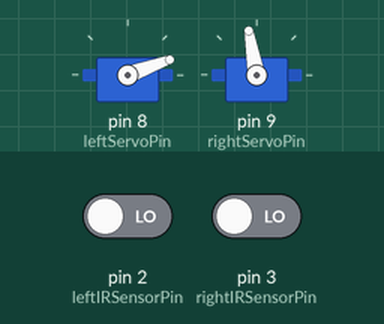
Simulated run of this sketch. Board: Arduino Uno, built with avr-gcc and run on an emulated ATmega328P. Parts: 2 × servo. Inputs (shaded band) come from the test bench; at power-on: pin 2 (leftIRSensorPin) LOW, pin 3 (rightIRSensorPin) LOW.

Above: at 1.2 s.
1.3 s: pin 2 (leftIRSensorPin) driven HIGH
At 2.2 s:
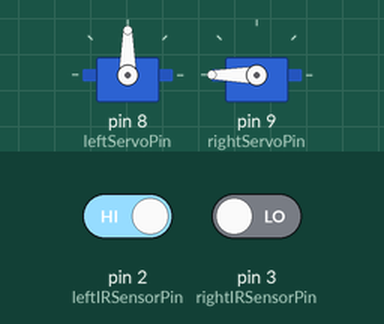
2.8 s: pin 3 (rightIRSensorPin) driven HIGH
At 3.3 s:
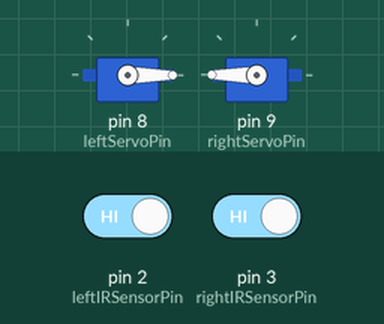
4.3 s: pin 2 (leftIRSensorPin) driven LOW
At 5.5 s:
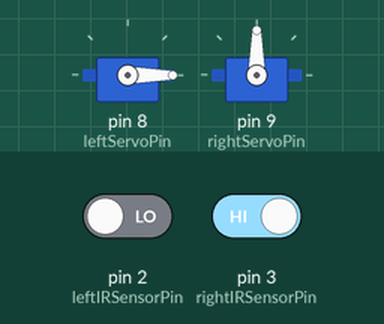
5.8 s: pin 3 (rightIRSensorPin) driven LOW
At 38.4 s:
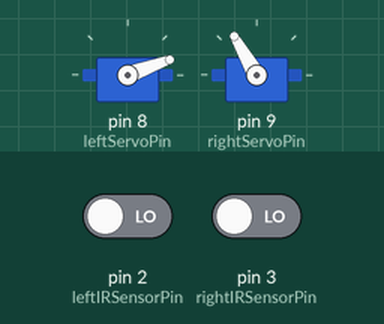
Timing chart, 0 to 52.3 s (numbered marks = the images above; inputs shaded):
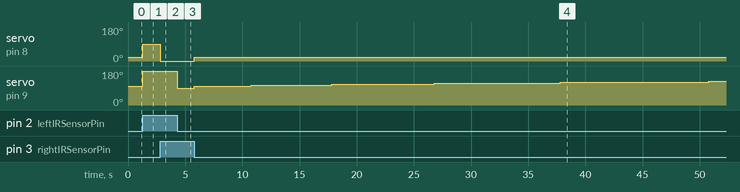

Measured:
- after the input at 1.3 s, servo on pin 8 (leftServoPin): 20° → 90° at once; servo on pin 9 (rightServoPin): 100° → 180° at once
- after the input at 2.8 s, servo on pin 8 (leftServoPin): 90° → 0° at once
- after the input at 4.3 s, servo on pin 9 (rightServoPin): 180° → 90° at once
- after the input at 5.8 s, servo on pin 8 (leftServoPin): 0° → 20° at once; servo on pin 9 (rightServoPin): moves from 90° to 125° over 45.0 s, starting at once

The sketch:

Ejercicio9.2.ino
```cpp
#include <Servo.h>

Servo leftServo;
Servo rightServo;

const int rightIRSensorPin = 3;
const int leftIRSensorPin = 2;
const int rightServoPin = 9;
const int leftServoPin = 8;

const int NO_LINE = LOW; // valor que devuelve el sensor IR cuando no detecta linea
const int LINE = HIGH; // valor que devuelve el sensor IR cuando detecta linea

const int leftServoForward = 0;
const int rightServoForward = 180;
const int leftServoBackward = 180;
const int rightServoBackward = 0;
const int stopServo = 90;

const int leftServoForwardSlow = 20; // La rueda izquierda avanza hacia delante, pero más despacio que a la velocidad máxima.


boolean haveToResetTurnVariables = true; // Indica que cuando pierda la línea, debe resetear las variables de giro.

int timeIncreaseTurn; // Tiempo entre incrementos del giro cuando está buscando línea.
const int INITIAL_TIME_INCREASE_TURN = 5000; // Tiempo entre incrementos del giro cuando está buscando línea.
const int TIME_INCREASE_TURN_INCREASE = 2000; // Incremento que se aplica al tiempo entre incrementos del giro.

int turn; // Indica como se incrementa el giro cuando está buscando línea.
unsigned long timeLastTurnIncrease; // Almacena el instante en el que incrementó el giro por primera vez.
const int INITIAL_TURN = 10; // Almacena el giro inicial al que se somete el robot cuando empieza a buscar línea.
const int TURN_INCREASE = 5; // Incrementos en el giro del robot cuando está buscando línea.
const int TURN_LIMIT = 40; // Incrementos en el giro del robot cuando está buscando línea.


void setup() {
  //Serial.begin(9600); // Descomentar para debuguear por consola
  pinMode(rightIRSensorPin, INPUT);
  pinMode(leftIRSensorPin, INPUT);

  leftServo.attach(leftServoPin);
  rightServo.attach(rightServoPin);
}

void loop() {
  if (leftIRSensor() == LINE && rightIRSensor() == LINE) {
    hasFoundLine();
    goForward();
  }
  else if (leftIRSensor() == LINE && rightIRSensor() == NO_LINE) {
    hasFoundLine();
    turnLeft();
  }
  else if (leftIRSensor() == NO_LINE && rightIRSensor() == LINE) {
    hasFoundLine();
    turnRight();
  }
  else { // Si no detecta linea por ninguno de los dos sensores, empieza a buscar la linea.
    lookForLine();
  }
}


/* Le indica al robot que avanze hacia delante a máxima velocidad. */
void goForward() {
  leftServo.write(leftServoForward);
  rightServo.write(rightServoForward);
}

/* Le indica al robot que gire hacia la izquierda. */
void turnLeft() {
  leftServo.write(stopServo);
  rightServo.write(rightServoForward);
}

/* Le indica al robot que gire hacia la derecha. */
void turnRight() {
  leftServo.write(leftServoForward);
  rightServo.write(stopServo);
}

/* Le indica al robot que avanze hacia atrás a máxima velocidad. */
void goBackward() {
  leftServo.write(leftServoBackward);
  rightServo.write(rightServoBackward);
}

/* Le indica al robot que se detenga. */
void stopRobot() {
  leftServo.write(stopServo);
  rightServo.write(stopServo);
}

/* Devuelve la medición del sensor de infrarrojos de detección de linea izquierdo. */
int leftIRSensor() {
  return digitalRead(leftIRSensorPin);
}

/* Devuelve la medición del sensor de infrarrojos de detección de linea derecho. */
int rightIRSensor() {
  return digitalRead(rightIRSensorPin);
}

/* Se mueve en una espiral intentando encontrar la línea. */
void lookForLine() {
  // El primer instante que comienza a buscar la línea establece el instante en el que comenzó a buscarla como el actual
  if (haveToResetTurnVariables) {
    timeLastTurnIncrease = millis();
    turn = INITIAL_TURN; // El giro empieza en el valor inicial
    timeIncreaseTurn = INITIAL_TIME_INCREASE_TURN; // El tiempo entre incrementos empieza en el valor inicial
    haveToResetTurnVariables = false;
  }

  // Si han pasado más de timeIncreaseTurn segundos desde el ultimo incremento de giro y no se supera el giro límite (sumando el incremento)
  if (millis() - timeLastTurnIncrease > timeIncreaseTurn && turn + TURN_INCREASE <= TURN_LIMIT ) {
    timeLastTurnIncrease = millis();
    turn += TURN_INCREASE; // se incrementa el giro.
    timeIncreaseTurn += TIME_INCREASE_TURN_INCREASE; // se incrementa el tiempo entre incrementos.
  }

  spiralPath();
}

/* Le indica al robot que avanze en espiral, en sentido horario. */
void spiralPath() {
  leftServo.write(leftServoForwardSlow);
  rightServo.write(stopServo + turn);
}

/* Ha encontrado la línea, por lo que no es la primera vez que la busca. */
void hasFoundLine() {
  // Aquí ya encontró la línea, así que ya no es el primer momento en el que busca la línea
  // (esa variable se pondrá a cierto la prox vez que pierda la línea)
  haveToResetTurnVariables = true;
}
```
